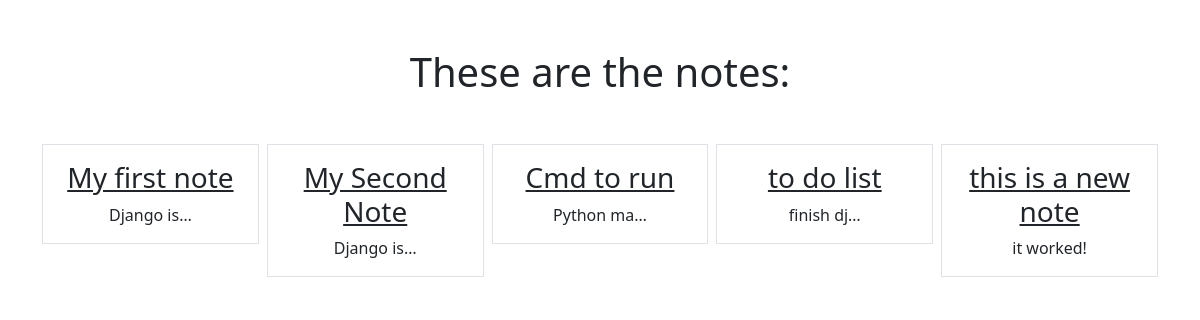
/smart/notes, run on an earlier commit of the app's database.
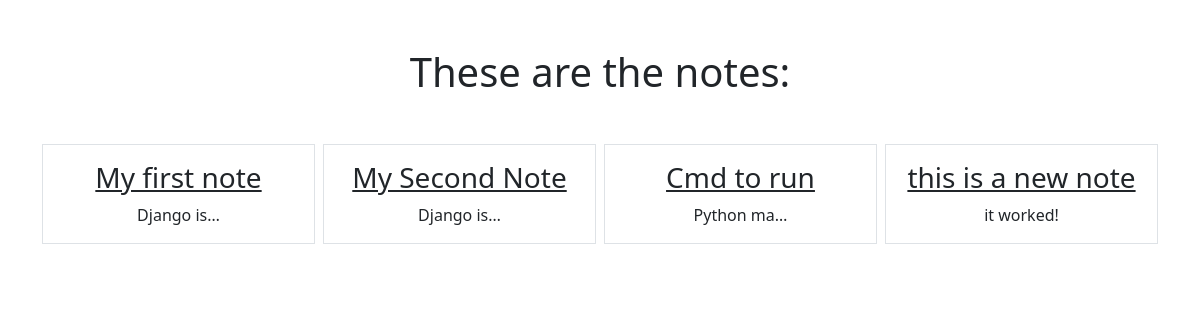
And on a later commit of the database.
### notes/models.py (models this page shows)
class Notes(models.Model):
    title = models.CharField(max_length=200)
    text = models.TextField()
    created = models.DateTimeField(auto_now_add=True)

### notes/views.py (the view)
# urls.py: path('notes', views.NotesListView.as_view(), name="notes.list"),
class NotesListView(ListView):
    model = Notes
    context_object_name = "notes"
    template_name = "notes/notes_list.html"

### notes/templates/notes/notes_list.html
{% extends "base.html" %}
{% block content %}
    <h1 class="my-5">These are the notes:</h1>
    <div class="row row-cols3 g-2">
        {% for note in notes %}
        <div class="col">
            <div class="p-3 border">
                <a href="{% url 'notes.detail' pk=note.id %}" class="text-dark text-decoration-non">
                    <h3> {{note.title}}</h3></a>
                {{note.text|truncatechars:10}}
            </div>
        </div>
        {% endfor %}
    </div>
{% endblock %}

### static/templates/base.html (shortened to what this page needs)
{% load static %}
<html>
    <link href="https://cdn.jsdelivr.net/npm/bootstrap@5.0.2/dist/css/bootstrap.min.css" rel="stylesheet">
    <body>
        <div class="my-5 text-center container">
            {% block content %}
            {% endblock %}
        </div>
    </body>
</html>

What changed in the data, as far as the page shows it:
removed Notes: title "to do list", text "finish dj…"
